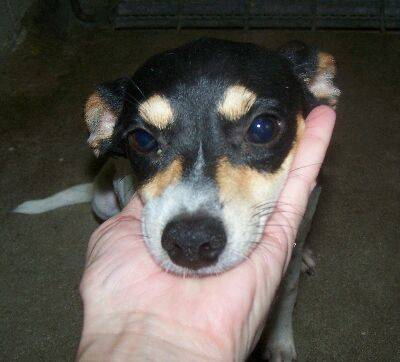
#> input picture data/test_set/dogs/dog.4016.jpg, 400 x 362 px, found by its file name
$ python main.py
#> lines starting #> are read from the running program, lines starting #| are printed output that depends on the picture
### src/data_loader.py
import os
import numpy as np
from PIL import Image
VALID_EXT = {'.jpg', '.jpeg', '.png', '.bmp', '.webp'}


def load_images(path: str, img_size: tuple) -> tuple:
    images, labels = [], []
    dogs_path, cats_path = path + '/dogs', path + '/cats'

    for file in os.listdir(dogs_path):
        if os.path.splitext(file)[1].lower() not in VALID_EXT:
            continue
        img = Image.open(os.path.join(dogs_path, file)).convert('RGB')
        img = img.resize(img_size)
        images.append(np.array(img, dtype=np.float32))
        labels.append(0)  # 0 = dog

    for file in os.listdir(cats_path):
        if os.path.splitext(file)[1].lower() not in VALID_EXT:
            continue
        img = Image.open(os.path.join(cats_path, file)).convert('RGB')
        img = img.resize(img_size)
        images.append(np.array(img, dtype=np.float32))
        labels.append(1)  # 1 = cat

    return np.array(images), np.array(labels)


def normalize_data(X: np.ndarray, img_size: tuple) -> tuple[np.ndarray, np.ndarray, np.ndarray]:
    """
    Normalize images channel-wise (zero mean, unit variance).
    Returns flattened normalized array + the mean/std used (needed for test set).
    """
    N = X.shape[0]
    H, W = img_size
    X_img = X.reshape(N, H, W, 3)

    mean_ch = X_img.mean(axis=(0, 1, 2))  # (3,)
    std_ch  = X_img.std(axis=(0, 1, 2))   # (3,)
    std_ch[std_ch == 0] = 1

    X_norm = (X_img - mean_ch) / std_ch   # (N, H, W, 3)
    return X_norm.reshape(N, H * W * 3), mean_ch, std_ch


def apply_normalization(X: np.ndarray, img_size: tuple,
                        mean_ch: np.ndarray, std_ch: np.ndarray) -> np.ndarray:
    """Apply pre-computed mean/std to a new set of images (e.g. test set)."""
    N = X.shape[0]
    H, W = img_size
    X_img = X.reshape(N, H, W, 3)
    X_norm = (X_img - mean_ch) / std_ch
    return X_norm.reshape(N, H * W * 3)

### src/train.py
import numpy as np
import csv
import os
from src.model import NeuralNetwork
from src.losses import cross_entropy_loss


# [14 lines left out: function save_history, not called in this run]


def train(model: NeuralNetwork, X_train: np.ndarray, y_train: np.ndarray,
          epochs: int, batch_size: int) -> None:
    """Train the model using mini-batch gradient descent."""
    N = X_train.shape[0]
    history = {'Loss': 100, 'Accuracy': -1}

    for epoch in range(epochs):
        # Shuffle dataset at the start of each epoch
        indices = np.random.permutation(N)

        epoch_loss, epoch_acc = 0.0, 0.0
        n_batches = 0

        for i in range(0, N, batch_size):
            batch_idx = indices[i : i + batch_size]
            X_batch   = X_train[batch_idx]
            y_batch   = y_train[batch_idx]

            y_pred = model.forward(X_batch)
            loss   = cross_entropy_loss(y_pred, y_batch)
            model.backward(X_batch, y_batch)

            epoch_loss += loss
            epoch_acc  += np.mean(np.argmax(y_pred, axis=1) == y_batch)
            n_batches  += 1

        # Average loss/acc across all batches in this epoch
        epoch_loss /= n_batches
        epoch_acc  /= n_batches

        print(f'Epoch {epoch + 1}/{epochs} | Loss: {epoch_loss:.4f} | Acc: {epoch_acc:.4f}')
        if epoch_acc > history['Accuracy']:
            history['Accuracy'] = epoch_acc
            history['Loss'] = epoch_loss
    save_history(history)


# [5 lines left out: function evaluate, not called in this run]

### src/model.py
import numpy as np


class Activate:
    def reLU(self, Z: np.ndarray) -> np.ndarray:
        return np.maximum(0, Z)

    def reLU_grad(self, Z: np.ndarray) -> np.ndarray:
        return (Z > 0).astype(float)


class NeuralNetwork:
    def __init__(self, input_size: int, hidden_size: int, output_size: int, lr: float) -> None:
        self.lr = lr
        self.activate = Activate()

        self.W1 = np.random.randn(input_size, hidden_size) * np.sqrt(2.0 / input_size)
        self.b1 = np.zeros((1, hidden_size))

        self.W2 = np.random.randn(hidden_size, output_size) * np.sqrt(2.0 / hidden_size)
        self.b2 = np.zeros((1, output_size))

    def forward(self, X: np.ndarray) -> np.ndarray:
        self.Z1 = X @ self.W1 + self.b1
        self.A1 = self.activate.reLU(self.Z1)
        self.Z2 = self.A1 @ self.W2 + self.b2
        self.A2 = self.activate.softmax(self.Z2)
        return self.A2

    # [23 lines left out: function backward, not called in this run]

    def predict(self, X: np.ndarray) -> np.ndarray:
        probs = self.forward(X)
        return np.argmax(probs, axis=1)

### main.py
import os
import numpy as np
from src.data_loader import load_images, normalize_data, apply_normalization
from src.model import NeuralNetwork
from src.train import train, evaluate

# --- CONFIG ---
PATH       = os.getcwd() + '/data'
IMG_SIZE   = (64, 64)
SPEED      = 43    # Random seed for reproducibility
EPOCHS     = 40
LR         = 0.001
BATCH_SIZE = 64
# --------------

if __name__ == '__main__':
    np.random.seed(SPEED)

    # Load & normalize data
    X_train, y_train = load_images(PATH + '/training_set', IMG_SIZE)
#> in load_images, img is the input picture: PIL image 400x362 RGB; mean R, G, B 87, 82.6, 76.3
#> in load_images, `img = img.resize(img_size)`:
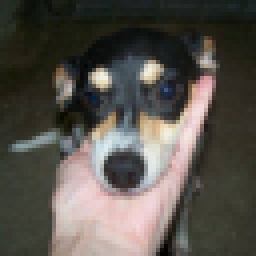
#> img: PIL image 64x64 RGB (shown 4 times larger); mean R, G, B 87, 82.6, 76.3
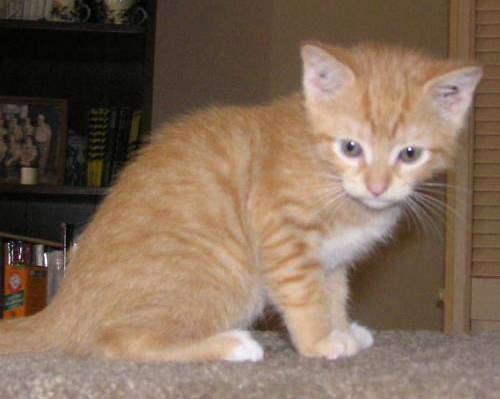
#> input picture data/test_set/cats/cat.4003.jpg, 500 x 399 px, found by its file name
#> in load_images, img is the input picture: PIL image 500x399 RGB; mean R, G, B 128.8, 106.9, 88.4
#> in load_images, `img = img.resize(img_size)`:
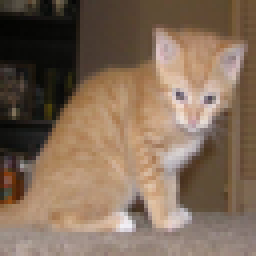
#> img: PIL image 64x64 RGB (shown 4 times larger); mean R, G, B 128.8, 107, 88.4
#> pass 2 of the loop in load_images, `for file in os.listdir(cats_path):`:
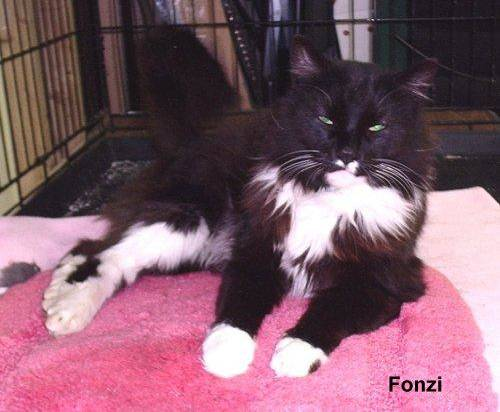
#> input picture data/test_set/cats/cat.4010.jpg, 500 x 412 px, found by its file name
#> in load_images, img is the input picture: PIL image 500x412 RGB; mean R, G, B 129.4, 91.9, 106.6
#> in load_images, `img = img.resize(img_size)`:
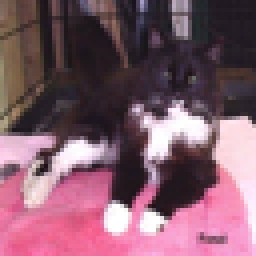
#> img: PIL image 64x64 RGB (shown 4 times larger); mean R, G, B 129.4, 91.9, 106.6
#> pass 3 of the loop in load_images, `for file in os.listdir(cats_path):`:
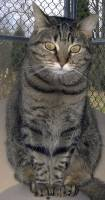
#> input picture data/test_set/cats/cat.4017.jpg, 105 x 200 px, found by its file name
#> in load_images, img is the input picture: PIL image 105x200 RGB; mean R, G, B 96.9, 93.3, 88.6
#> in load_images, `img = img.resize(img_size)`:
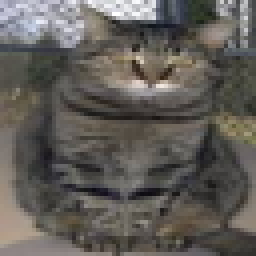
#> img: PIL image 64x64 RGB (shown 4 times larger); mean R, G, B 96.9, 93.3, 88.6
#> y_train = [0, 1, 1, 1]
    X_train, mean_ch, std_ch = normalize_data(X_train, IMG_SIZE)
#> in normalize_data, `mean_ch = X_img.mean(axis=(0, 1, 2))`: mean_ch = [110.5, 93.67, 89.94]
#> in normalize_data, `std_ch  = X_img.std(axis=(0, 1, 2))`: std_ch = [69.76, 56.8, 59.06]
#> mean_ch = [110.5, 93.67, 89.94]; std_ch = [69.76, 56.8, 59.06]

    X_test, y_test = load_images(PATH + '/test_set', IMG_SIZE)
#> pass 2 of the loop in load_images, `for file in os.listdir(cats_path):`:
#> pass 3 of the loop in load_images, `for file in os.listdir(cats_path):`:
#> y_test = [0, 1, 1, 1]
    X_test = apply_normalization(X_test, IMG_SIZE, mean_ch, std_ch)

    # Build & train model
    model = NeuralNetwork(input_size=12288, hidden_size=256, output_size=2, lr=LR)
    train(model, X_train, y_train, epochs=EPOCHS, batch_size=BATCH_SIZE)
#> after the loop in train, `for epoch in range(epochs):`: history = {'Loss': 100, 'Accuracy': -1}
#> (the run stopped early here; a loop or call above may not have finished)
